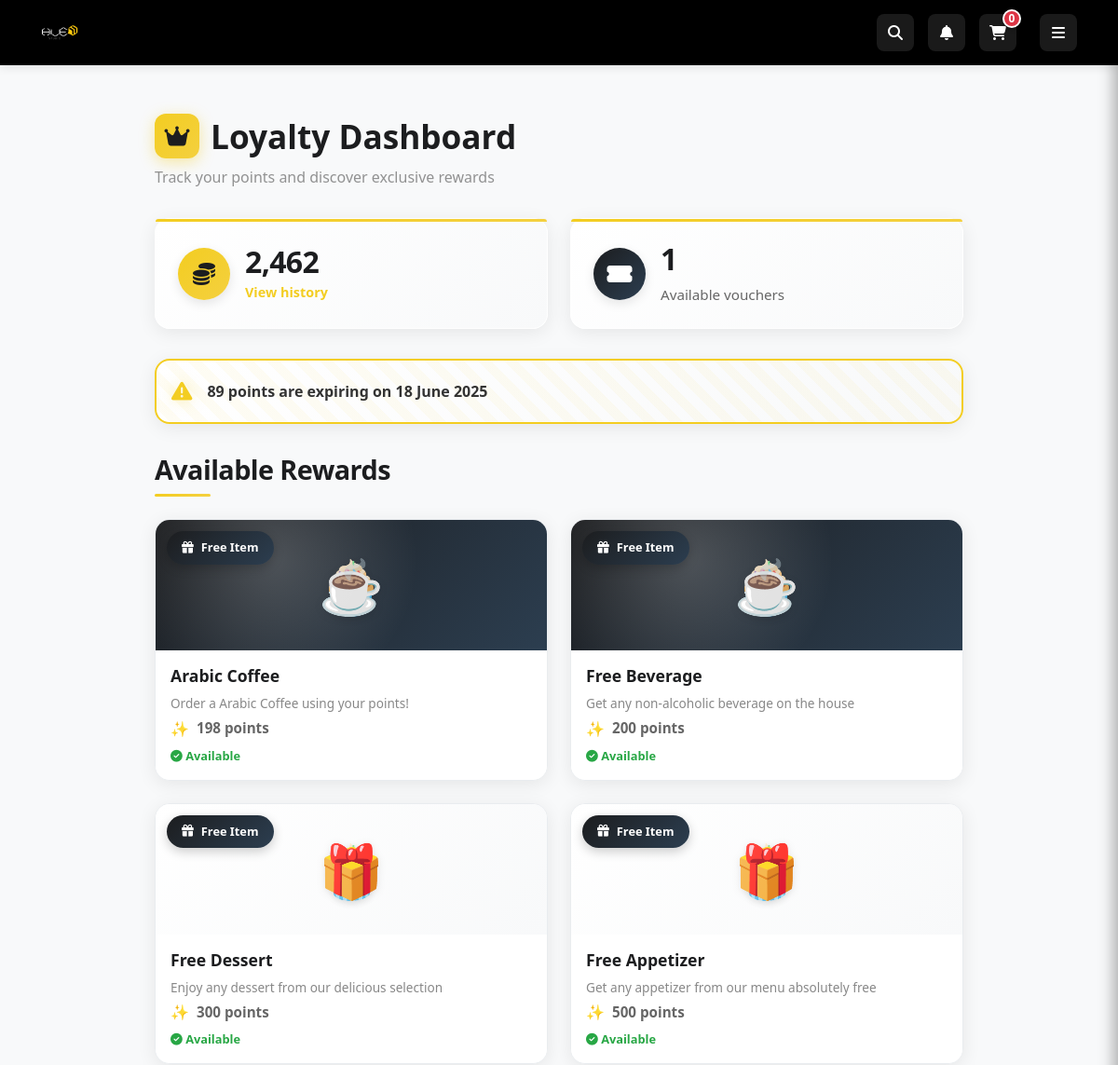
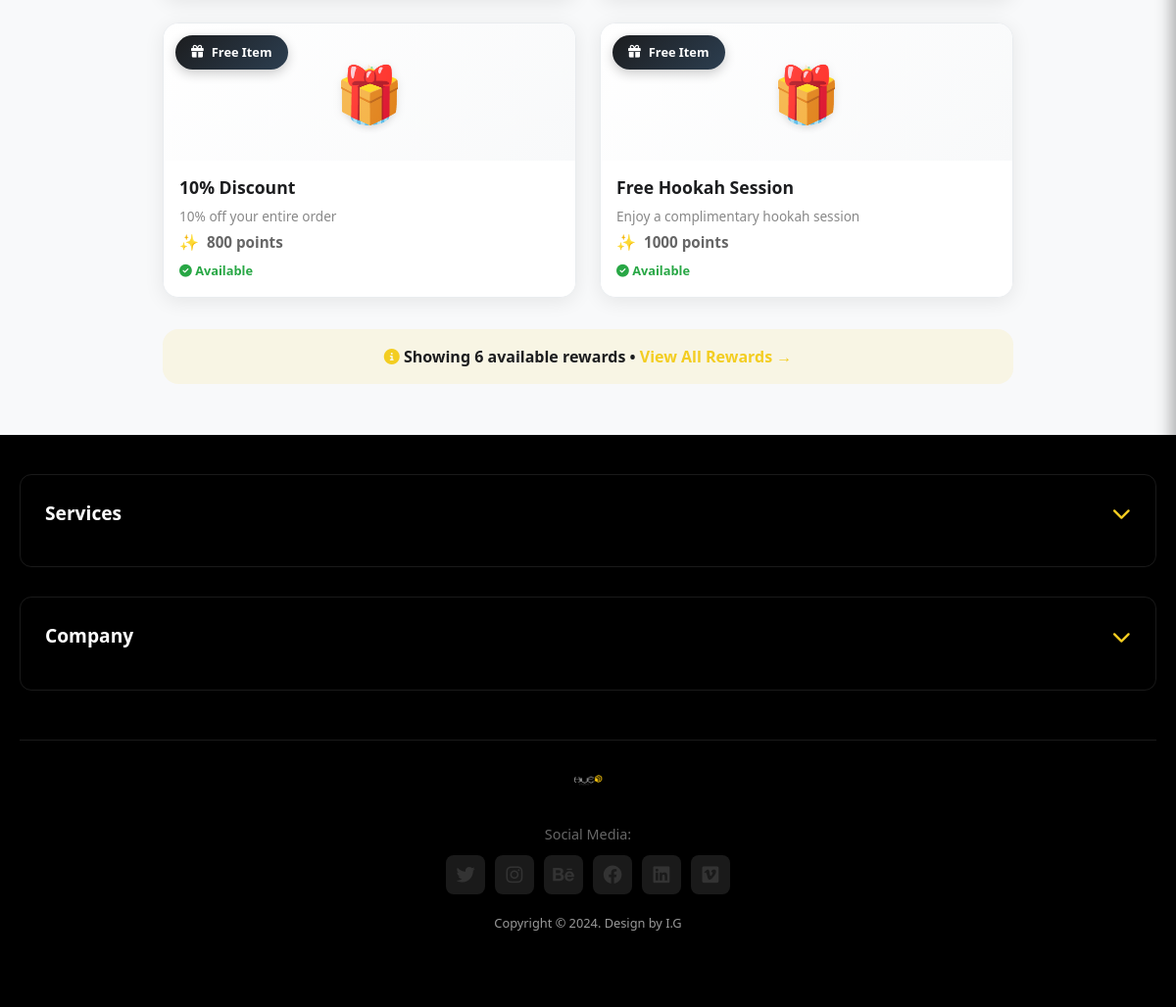
/loyalty/ (signed in), run on the app's committed database (2 pictures, top to bottom).
### app/models.py (models this page shows, shortened)
class CustomerLoyalty(db.Model):
    __tablename__ = 'customer_loyalty'
    loyalty_id = db.Column(db.Integer, primary_key=True)
    user_id = db.Column(db.Integer, db.ForeignKey('users.user_id'), nullable=False, unique=True)
    total_points = db.Column(db.Integer, nullable=False, default=0)
    lifetime_points = db.Column(db.Integer, nullable=False, default=0)
    tier_level = db.Column(db.Enum('bronze', 'silver', 'gold', 'platinum', name='loyalty_tiers'),
                          nullable=False, default='bronze')
    join_date = db.Column(db.DateTime, default=datetime.utcnow)
    last_activity = db.Column(db.DateTime, default=datetime.utcnow)
    user = db.relationship('User', back_populates='loyalty_account', lazy='joined')

class RewardItem(db.Model):
    __tablename__ = 'reward_items'
    reward_id = db.Column(db.Integer, primary_key=True)
    name = db.Column(db.String(100), nullable=False)
    description = db.Column(db.Text, nullable=True)
    points_required = db.Column(db.Integer, nullable=False)
    item_id = db.Column(db.Integer, db.ForeignKey('menu_items.item_id'), nullable=True)
    category = db.Column(db.String(50), nullable=True)
    status = db.Column(db.Enum('active', 'inactive', 'expired', name='reward_status'),
                      nullable=False, default='active')
    expiry_date = db.Column(db.DateTime, nullable=True)
    created_at = db.Column(db.DateTime, default=datetime.utcnow)
    redemptions = db.relationship('RewardRedemption', backref='reward', lazy='dynamic')

### app/modules/loyalty/routes.py (the view, shortened to what this page needs)
@bp.route('/')
@login_required
def index():
    loyalty = CustomerLoyalty.query.filter_by(user_id=current_user.user_id).first()
    if not loyalty:
        loyalty = CustomerLoyalty(user_id=current_user.user_id)
        db.session.add(loyalty)
        db.session.commit()
    transactions = PointTransaction.query.filter_by(
        user_id=current_user.user_id
    ).order_by(PointTransaction.timestamp.desc()).limit(10).all()
    rewards = RewardItem.query.filter_by(status='active').filter(
        db.or_(
            RewardItem.expiry_date.is_(None),
            RewardItem.expiry_date > datetime.utcnow()
        )
    ).order_by(RewardItem.points_required.asc()).limit(6).all()
    redemptions = RewardRedemption.query.filter_by(
        user_id=current_user.user_id
    ).order_by(RewardRedemption.redemption_date.desc()).limit(5).all()
    tier_benefits = get_customer_tier_benefits(loyalty.tier_level)
    tier_thresholds = {
        'bronze': 2000,
        'silver': 5000,
        'gold': 10000,
        'platinum': float('inf')  # No tier above platinum
    }
    next_tier_info = None
    points_to_next = None
    progress_percentage = 0
    if loyalty.tier_level == 'bronze':
        next_tier_info = {
            'name': 'Silver',
            'threshold': tier_thresholds['silver']
        }
        points_to_next = tier_thresholds['silver'] - loyalty.lifetime_points
        progress_percentage = (loyalty.lifetime_points / tier_thresholds['silver']) * 100
    elif loyalty.tier_level == 'silver':
        next_tier_info = {
            'name': 'Gold',
            'threshold': tier_thresholds['gold']
        }
        points_to_next = tier_thresholds['gold'] - loyalty.lifetime_points
        progress_percentage = (loyalty.lifetime_points / tier_thresholds['gold']) * 100
    else:  # platinum
        next_tier_info = None  # No next tier for platinum
        points_to_next = 0
        progress_percentage = 100
    now = datetime.utcnow()
    active_campaigns = PromotionalCampaign.query.filter(
        PromotionalCampaign.start_date <= now,
        PromotionalCampaign.end_date >= now
    ).all()
    return render_template('loyalty_dashboard.html',
                         loyalty=loyalty,
                         transactions=transactions,
                         rewards=rewards,
                         redemptions=redemptions,
                         tier_benefits=tier_benefits,
                         next_tier=next_tier_info,
                         points_to_next=max(0, points_to_next) if points_to_next else 0,
                         progress_percentage=min(100, progress_percentage),
                         active_campaigns=active_campaigns)

### app/extensions.py (called while the page is built)
def init_extensions(app):
    db.init_app(app)
    login_manager.init_app(app)
    migrate.init_app(app, db)
    socketio.init_app(app, cors_allowed_origins="*")
    csrf.init_app(app)
    login_manager.login_view = 'auth.login'
    login_manager.login_message = 'Please log in to access this page.'
    login_manager.login_message_category = 'info'
    @login_manager.user_loader
    def load_user(user_id):
        from app.models import User
        return User.query.get(int(user_id))

### app/models.py (called while the page is built)
    def is_admin(self):
        return self.role == 'admin'

    def is_waiter(self):
        return self.role == 'waiter'

### app/modules/loyalty/templates/loyalty_dashboard.html (shortened to what this page needs)
{% extends "shared/base.html" %}
{% block content %}
<div class="loyalty-container">
    <div class="page-header">
        <h1>
            <span class="title-icon">
                <i class="fas fa-crown"></i>
            </span>
            Loyalty Dashboard
        </h1>
        <p>Track your points and discover exclusive rewards</p>
    </div>
    <div class="stats-grid">
        <div class="stats-card">
            <div class="stats-icon points-icon">
                <i class="fas fa-coins"></i>
            </div>
            <div class="stats-content">
                <h2>{{ '{:,}'.format(loyalty.total_points if loyalty else 7198) }}</h2>
                <a href="#" class="link">View history</a>
            </div>
        </div>
        <div class="stats-card">
            <div class="stats-icon vouchers-icon">
                <i class="fas fa-ticket-alt"></i>
            </div>
            <div class="stats-content">
                <h2>{{ redemptions|length if redemptions else 0 }}</h2>
                <p>Available vouchers</p>
            </div>
        </div>
    </div>
    {% set expiring_points = 89 %}
    {% set expiry_date = "18 June 2025" %}
    {% if expiring_points > 0 %}
    <div class="warning-alert">
        <div class="warning-icon">
            <i class="fas fa-exclamation-triangle"></i>
        </div>
        <p><strong>{{ expiring_points }} points</strong> are expiring on {{ expiry_date }}</p>
    </div>
    {% endif %}
    <h2 class="section-title">Available Rewards</h2>
    <div class="rewards-grid">
        {% if rewards %}
            {% for reward in rewards %}
            <div class="reward-item"
                 onclick="redeemReward({{ reward.reward_id }}, {{ reward.points_required }}, '{{ reward.name|e }}')"
                 data-reward-id="{{ reward.reward_id }}"
                 data-points="{{ reward.points_required }}"
                 data-category="{{ reward.category or 'General' }}">
                <div class="reward-image" style="background: var(--gradient-{{ 'primary' if reward.category in ['Cakes & Sweets', 'Desserts'] else 'dark' if reward.category in ['Beverages'] else 'light' }});">
                    <div class="discount-badge">
                        <i class="fas fa-gift"></i>
                        {% if reward.item_id and reward.item %}
                            {{ "%.0f"|format(reward.item.price * 0.1) }} EGP off
                        {% else %}
                            Free Item
                        {% endif %}
                    </div>
                    {% if reward.category == 'Cakes & Sweets' or reward.category == 'Desserts' %}
                    {% elif reward.category == 'Beverages' %}
                        <div style="position: absolute; font-size: 3.5rem; filter: drop-shadow(0 2px 4px rgba(0, 0, 0, 0.1));">☕</div>
                    {% elif reward.category == 'Main Course' %}
                        <div style="position: absolute; font-size: 3.5rem; filter: drop-shadow(0 2px 4px rgba(0, 0, 0, 0.1));">🍽️</div>
                    {% elif reward.category == 'Appetizers' %}
                        <div style="position: absolute; font-size: 3.5rem; filter: drop-shadow(0 2px 4px rgba(0, 0, 0, 0.1));">🥗</div>
                    {% else %}
                        <div style="position: absolute; font-size: 3.5rem; filter: drop-shadow(0 2px 4px rgba(0, 0, 0, 0.1));">🎁</div>
                    {% endif %}
                </div>
                <div class="reward-info">
                    <div class="reward-category">{{ reward.name }}</div>
                    {% if reward.description %}
                    <p style="font-size: 0.85rem; color: #888; margin: 0.25rem 0;">{{ reward.description[:60] }}{% if reward.description|length > 60 %}...{% endif %}</p>
                    {% endif %}
                    <p class="reward-points">{{ reward.points_required }} points</p>
                    {% if reward.status == 'active' %}
                        {% if not reward.expiry_date or reward.expiry_date > moment().utcnow() %}
                            <div style="color: var(--success-green); font-size: 0.8rem; font-weight: 600; margin-top: 0.5rem;">
                                <i class="fas fa-check-circle"></i> Available
                            </div>
                        {% else %}
                            <div style="color: var(--danger-red); font-size: 0.8rem; font-weight: 600; margin-top: 0.5rem;">
                                <i class="fas fa-clock"></i> Expired
                            </div>
                        {% endif %}
                    {% else %}
                        <div style="color: var(--warning-orange); font-size: 0.8rem; font-weight: 600; margin-top: 0.5rem;">
                            <i class="fas fa-pause-circle"></i> Unavailable
                        </div>
                    {% endif %}
                </div>
            </div>
            {% endfor %}
        {% endif %}
    </div>
    {% if rewards %}
    <div style="text-align: center; margin-top: 2rem; padding: 1rem; background: rgba(243, 205, 33, 0.1); border-radius: var(--border-radius-lg);">
        <p style="margin: 0; color: var(--primary-dark); font-weight: 600;">
            <i class="fas fa-info-circle" style="color: var(--primary-yellow);"></i>
            Showing {{ rewards|length }} available reward{{ 's' if rewards|length != 1 else '' }}
            {% if rewards|length >= 6 %}
            • <a href="{{ url_for('loyalty.rewards_catalog') }}" style="color: var(--primary-yellow); text-decoration: none; font-weight: 700;">View All Rewards →</a>
            {% endif %}
        </p>
    </div>
    {% endif %}
</div>
{% endblock %}

### app/static/css/style.css (style rules this page uses)
:root { --primary-yellow: #f3cd21; --primary-dark: #1c1d1f; --gradient-primary: linear-gradient(135deg, #f3cd21 0%, #1c1d1f 100%); --gradient-secondary: linear-gradient(135deg, #1c1d1f 0%, #f3cd21 100%); --text-light: #ffffff; --text-dark: #333; --border-radius: 8px; --box-shadow: 0 4px 6px rgba(0, 0, 0, 0.1); --transition: all 0.3s ease; }
html, body { height: 100%; margin: 0; padding: 0; }
body { font-family: 'Segoe UI', Tahoma, Geneva, Verdana, sans-serif; background-color: #f8f9fa; color: var(--text-dark); display: flex; flex-direction: column; }

### app/templates/shared/base.html (style rules this page uses)
:root { --primary-yellow: #f3cd21; --primary-dark: #1c1d1f; --text-dark: #333; --success-green: #28a745; --danger-red: #dc3545; --light-gray: #f8f9fa; --border-color: #e9ecef; }
.section-title { display: flex; align-items: center; gap: 8px; font-weight: 600; color: var(--primary-dark); margin-bottom: 15px; font-size: 1.1rem; }

### data on the page
CustomerLoyalty: total_points "2,462"
RewardItem: shows "Free Item", name "Arabic Coffee", description "Order a Arabic Coffee using your points!", points_required "198", status "active" (drawn)
RewardItem: shows "Free Item", name "Free Beverage", description "Get any non-alcoholic beverage on the house", points_required "200", status "active" (drawn)
RewardItem: shows "Free Item", name "Free Dessert", description "Enjoy any dessert from our delicious selection", points_required "300", status "active" (drawn)
RewardItem: shows "Free Item", name "Free Appetizer", description "Get any appetizer from our menu absolutely free", points_required "500", status "active" (drawn)
RewardItem: shows "Free Item", name "10% Discount", description "10% off your entire order", points_required "800", status "active" (drawn)
RewardItem: shows "Free Item", name "Free Hookah Session", description "Enjoy a complimentary hookah session", points_required "1000", status "active" (drawn)

### other printed values
{{ redemptions|length if redemptions else 0 }} "1"
{{ expiring_points }} "89"
{{ expiry_date }} "18 June 2025"
{{ rewards|length }} "6"
{{ 's' if rewards|length != 1 else '' }} "s"
